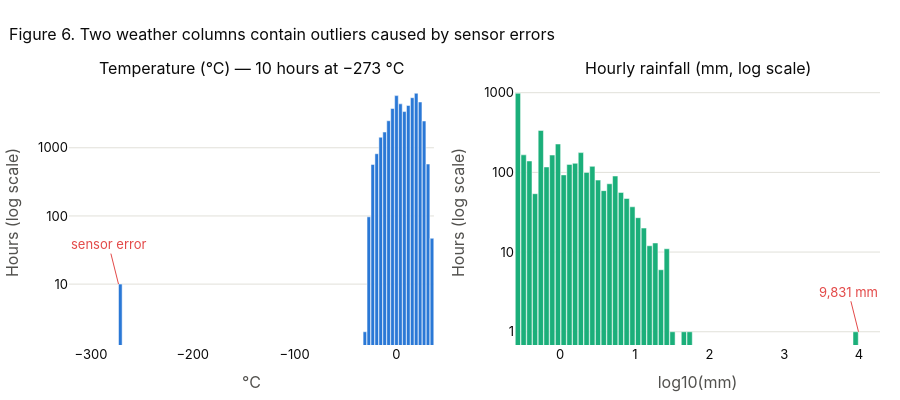

Notebook source saved alongside this figure:
### Code cell
temp_c_raw = raw["temp"].to_numpy() - 273.15
rain_pos = raw.loc[raw["rain_1h"] > 0, "rain_1h"].to_numpy()

fig = make_subplots(rows=1, cols=2, subplot_titles=("Temperature (°C) — 10 hours at −273 °C",
                                                    "Hourly rainfall (mm, log scale)"))
fig.add_trace(hist_bar(temp_c_raw, bins=80, color=BLUE), row=1, col=1)
fig.add_trace(hist_bar(np.log10(rain_pos), bins=60, color=AQUA), row=1, col=2)
fig.add_annotation(x=-273, y=1, text="sensor error", showarrow=True, arrowcolor=RED, ay=-40,
                   font_color=RED, row=1, col=1)
fig.add_annotation(x=np.log10(rain_pos.max()), y=0, text="9,831 mm", showarrow=True, arrowcolor=RED, ay=-40,
                   font_color=RED, row=1, col=2)
fig.update_xaxes(title_text="°C", row=1, col=1)
fig.update_xaxes(title_text="log10(mm)", row=1, col=2)
fig.update_yaxes(title_text="Hours (log scale)", type="log", dtick=1)
fig.update_layout(title="Figure 6. Two weather columns contain outliers caused by sensor errors", showlegend=False, height=400)
fig.show()

### Figure 1 — Plotly figure (JSON) as saved in the notebook; plotly's stock layout.template omitted (floating-point values rounded to 4 significant figures)
{"data": [{"hovertemplate": "%{x:,.1f}: %{y:,} hours<extra></extra>", "marker": {"color": "#2a78d6"}, "type": "bar", "width": [3.566, 3.566, 3.566, 3.566, 3.566, 3.566, 3.566, 3.566, 3.566, 3.566, 3.566, 3.566, 3.566, 3.566, 3.566, 3.566, 3.566, 3.566, 3.566, 3.566, 3.566, 3.566, 3.566, 3.566, 3.566, 3.566, 3.566, 3.566, 3.566, 3.566, 3.566, 3.566, 3.566, 3.566, 3.566, 3.566, 3.566, 3.566, 3.566, 3.566, 3.566, 3.566, 3.566, 3.566, 3.566, 3.566, 3.566, 3.566, 3.566, 3.566, 3.566, 3.566, 3.566, 3.566, 3.566, 3.566, 3.566, 3.566, 3.566, 3.566, 3.566, 3.566, 3.566, 3.566, 3.566, 3.566, 3.566, 3.566, 3.566, 3.566, 3.566, 3.566, 3.566, 3.566, 3.566, 3.566, 3.566, 3.566, 3.566, 3.566], "x": [-271.2, -267.3, -263.5, -259.6, -255.7, -251.8, -248.0, -244.1, -240.2, -236.3, -232.5, -228.6, -224.7, -220.8, -216.9, -213.1, -209.2, -205.3, -201.4, -197.6, -193.7, -189.8, -185.9, -182.1, -178.2, -174.3, -170.4, -166.6, -162.7, -158.8, -154.9, -151.1, -147.2, -143.3, -139.4, -135.6, -131.7, -127.8, -123.9, -120.1, -116.2, -112.3, -108.4, -104.5, -100.7, -96.8, -92.92, -89.05, -85.17, -81.29, -77.42, -73.54, -69.67, -65.79, -61.91, -58.04, -54.16, -50.29, -46.41, -42.54, -38.66, -34.78, -30.91, -27.03, -23.16, -19.28, -15.4, -11.53, -7.653, -3.777, 0.09919, 3.975, 7.851, 11.73, 15.6, 19.48, 23.35, 27.23, 31.11, 34.98], "xaxis": "x", "y": [10, 0, 0, 0, 0, 0, 0, 0, 0, 0, 0, 0, 0, 0, 0, 0, 0, 0, 0, 0, 0, 0, 0, 0, 0, 0, 0, 0, 0, 0, 0, 0, 0, 0, 0, 0, 0, 0, 0, 0, 0, 0, 0, 0, 0, 0, 0, 0, 0, 0, 0, 0, 0, 0, 0, 0, 0, 0, 0, 0, 0, 0, 2, 97, 569, 818, 1427, 1701, 2491, 3771, 5821, 4409, 3397, 4175, 5423, 6307, 4694, 2468, 577, 47], "yaxis": "y"}, {"hovertemplate": "%{x:,.1f}: %{y:,} hours<extra></extra>", "marker": {"color": "#1baf7a"}, "type": "bar", "width": [0.07045, 0.07045, 0.07045, 0.07045, 0.07045, 0.07045, 0.07045, 0.07045, 0.07045, 0.07045, 0.07045, 0.07045, 0.07045, 0.07045, 0.07045, 0.07045, 0.07045, 0.07045, 0.07045, 0.07045, 0.07045, 0.07045, 0.07045, 0.07045, 0.07045, 0.07045, 0.07045, 0.07045, 0.07045, 0.07045, 0.07045, 0.07045, 0.07045, 0.07045, 0.07045, 0.07045, 0.07045, 0.07045, 0.07045, 0.07045, 0.07045, 0.07045, 0.07045, 0.07045, 0.07045, 0.07045, 0.07045, 0.07045, 0.07045, 0.07045, 0.07045, 0.07045, 0.07045, 0.07045, 0.07045, 0.07045, 0.07045, 0.07045, 0.07045, 0.07045], "x": [-0.5638, -0.4872, -0.4106, -0.334, -0.2575, -0.1809, -0.1043, -0.02773, 0.04885, 0.1254, 0.202, 0.2786, 0.3552, 0.4317, 0.5083, 0.5849, 0.6615, 0.7381, 0.8146, 0.8912, 0.9678, 1.044, 1.121, 1.198, 1.274, 1.351, 1.427, 1.504, 1.58, 1.657, 1.734, 1.81, 1.887, 1.963, 2.04, 2.116, 2.193, 2.27, 2.346, 2.423, 2.499, 2.576, 2.652, 2.729, 2.806, 2.882, 2.959, 3.035, 3.112, 3.189, 3.265, 3.342, 3.418, 3.495, 3.571, 3.648, 3.725, 3.801, 3.878, 3.954], "xaxis": "x2", "y": [984, 166, 139, 54, 336, 117, 165, 227, 93, 126, 130, 177, 100, 119, 80, 59, 72, 90, 56, 47, 37, 27, 20, 12, 13, 6, 11, 1, 0, 1, 1, 0, 0, 0, 0, 0, 0, 0, 0, 0, 0, 0, 0, 0, 0, 0, 0, 0, 0, 0, 0, 0, 0, 0, 0, 0, 0, 0, 0, 1], "yaxis": "y2"}], "layout": {"annotations": [{"font": {"size": 16}, "showarrow": false, "text": "Temperature (°C) — 10 hours at −273 °C", "x": 0.225, "xanchor": "center", "xref": "paper", "y": 1.0, "yanchor": "bottom", "yref": "paper"}, {"font": {"size": 16}, "showarrow": false, "text": "Hourly rainfall (mm, log scale)", "x": 0.775, "xanchor": "center", "xref": "paper", "y": 1.0, "yanchor": "bottom", "yref": "paper"}, {"arrowcolor": "#e34948", "ay": -40, "font": {"color": "#e34948"}, "showarrow": true, "text": "sensor error", "x": -273, "xref": "x", "y": 1, "yref": "y"}, {"arrowcolor": "#e34948", "ay": -40, "font": {"color": "#e34948"}, "showarrow": true, "text": "9,831 mm", "x": 3.993, "xref": "x2", "y": 0, "yref": "y2"}], "height": 400, "showlegend": false, "title": {"text": "Figure 6. Two weather columns contain outliers caused by sensor errors"}, "xaxis": {"anchor": "y", "domain": [0.0, 0.45], "title": {"text": "°C"}}, "xaxis2": {"anchor": "y2", "domain": [0.55, 1.0], "title": {"text": "log10(mm)"}}, "yaxis": {"anchor": "x", "domain": [0.0, 1.0], "dtick": 1, "title": {"text": "Hours (log scale)"}, "type": "log"}, "yaxis2": {"anchor": "x2", "domain": [0.0, 1.0], "dtick": 1, "title": {"text": "Hours (log scale)"}, "type": "log"}}}
